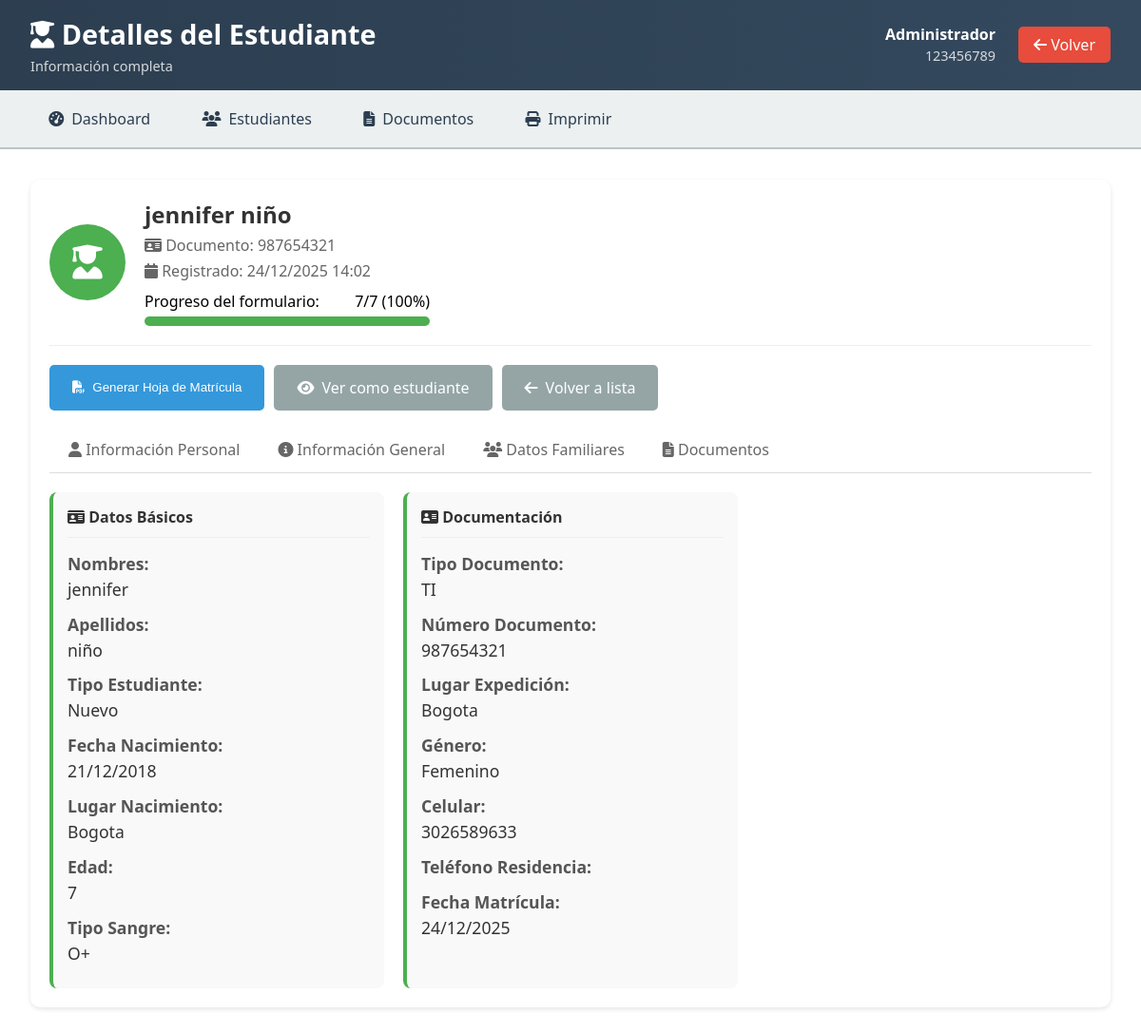
The app's page /admin/ver_estudiante.php?id=3 (signed in) with its own data.
### tables this page shows
CREATE TABLE `estudiantes` (
  `id` int(11) NOT NULL,
  `usuario_id` int(11) NOT NULL,
  `nombres` varchar(100) NOT NULL,
  `apellidos` varchar(100) NOT NULL,
  `grado_matricular` varchar(50) DEFAULT NULL,
  `grado_actual` varchar(50) DEFAULT NULL,
  `sede` varchar(50) DEFAULT 'ÚNICA',
  `tipo_estudiante` enum('Nuevo','Antiguo') NOT NULL,
  `fecha_nacimiento` date NOT NULL,
  `lugar_nacimiento` varchar(100) NOT NULL,
  `edad` int(11) NOT NULL,
  `tipo_sangre` varchar(5) NOT NULL,
  `numero_documento` varchar(20) NOT NULL,
  `lugar_expedicion` varchar(100) NOT NULL,
  `tipo_documento` enum('TI','RC','CC') NOT NULL,
  `genero` enum('Masculino','Femenino','Otro') NOT NULL,
  `celular` varchar(15) NOT NULL,
  `telefono_residencia` varchar(15) NOT NULL,
  `correo_institucional` varchar(100) DEFAULT NULL,
  `fecha_matricula` date NOT NULL,
  `created_at` timestamp NOT NULL DEFAULT current_timestamp(),
  `updated_at` timestamp NOT NULL DEFAULT current_timestamp() ON UPDATE current_timestamp()
);

CREATE TABLE `usuarios` (
  `id` int(11) NOT NULL,
  `documento` varchar(20) NOT NULL,
  `password` varchar(255) NOT NULL,
  `rol` enum('admin','usuario') DEFAULT 'usuario',
  `fecha_creacion` timestamp NOT NULL DEFAULT current_timestamp()
);

### models_admin/AdminModel.php (called while the page is built, shortened)
<?php
class AdminModel {
    private $conn;
    public function __construct($db) {
        $this->conn = $db;
    }
    public function getEstudianteCompleto($usuario_id) {
        $datos = [];
        $query = "SELECT * FROM usuarios WHERE id = :usuario_id";
        $stmt = $this->conn->prepare($query);
        $stmt->bindParam(':usuario_id', $usuario_id);
        $stmt->execute();
        $datos['usuario'] = $stmt->fetch(PDO::FETCH_ASSOC);
        $tablas = [
            'estudiantes' => 'personal',
            'estudiantes_info_general' => 'general',
            'datos_madre' => 'madre',
            'datos_padre' => 'padre',
            'datos_acudiente' => 'acudiente',
            'datos_vivienda' => 'vivienda',
            'datos_salud' => 'salud'
        ];
        foreach ($tablas as $tabla => $key) {
            $query = "SELECT * FROM $tabla WHERE usuario_id = :usuario_id";
            $stmt = $this->conn->prepare($query);
            $stmt->bindParam(':usuario_id', $usuario_id);
            $stmt->execute();
            $datos[$key] = $stmt->fetch(PDO::FETCH_ASSOC);
        }
        $query = "SELECT * FROM documentos_estudiante WHERE usuario_id = :usuario_id ORDER BY tipo_documento";
        $stmt = $this->conn->prepare($query);
        $stmt->bindParam(':usuario_id', $usuario_id);
        $stmt->execute();
        $datos['documentos'] = $stmt->fetchAll(PDO::FETCH_ASSOC);
        return $datos;
    }
}
?>

### admin/ver_estudiante.php (the view, shortened to what this page needs)
<?php
require_once __DIR__ . '/../models_admin/AdminModel.php';
$usuario_id = $_GET['id'];
$database = new Database();
$db = $database->getConnection();
$adminModel = new AdminModel($db);
$datos = $adminModel->getEstudianteCompleto($usuario_id);
$usuario = $datos['usuario'];
$personal = $datos['personal'] ?? [];
$general = $datos['general'] ?? [];
$madre = $datos['madre'] ?? [];
$padre = $datos['padre'] ?? [];
$acudiente = $datos['acudiente'] ?? [];
$vivienda = $datos['vivienda'] ?? [];
$salud = $datos['salud'] ?? [];
$pasos_completos = 0;
$total_pasos = 7;
if (!empty($personal))
    $pasos_completos++;
if (!empty($general))
    $pasos_completos++;
if (!empty($madre))
    $pasos_completos++;
if (!empty($padre))
    $pasos_completos++;
if (!empty($acudiente))
    $pasos_completos++;
if (!empty($vivienda))
    $pasos_completos++;
if (!empty($salud))
    $pasos_completos++;
$porcentaje = round(($pasos_completos / $total_pasos) * 100);
?>
<!DOCTYPE html>
<html lang="es">
<head>
    <link rel="stylesheet" href="../assets/css/admin.css">
    <link rel="stylesheet" href="https://cdnjs.cloudflare.com/ajax/libs/font-awesome/6.4.0/css/all.min.css">
</head>
<body>
    <div class="admin-container">
        <header class="admin-header">
            <div class="header-left">
                <h1><i class="fas fa-user-graduate"></i> Detalles del Estudiante</h1>
                <p class="subtitle">Información completa</p>
            </div>
            <div class="header-right">
                <div class="admin-info">
                    <span class="admin-name">Administrador</span>
                    <span class="admin-doc"><?php echo htmlspecialchars($_SESSION['user_document'] ?? ''); ?></span>
                </div>
                <a href="estudiantes.php" class="logout-btn">
                    <i class="fas fa-arrow-left"></i> Volver
                </a>
            </div>
        </header>
        <nav class="admin-nav">
            <a href="index.php" class="nav-item">
                <i class="fas fa-tachometer-alt"></i> Dashboard
            </a>
            <a href="estudiantes.php" class="nav-item">
                <i class="fas fa-users"></i> Estudiantes
            </a>
            <a href="documentos.php" class="nav-item">
                <i class="fas fa-file-alt"></i> Documentos
            </a>
            <a href="#" class="nav-item" onclick="window.print()">
                <i class="fas fa-print"></i> Imprimir
            </a>
        </nav>
        <main class="admin-main">
            <div class="student-profile">
                <div class="profile-header">
                    <div class="profile-avatar">
                        <i class="fas fa-user-graduate"></i>
                    </div>
                    <div class="profile-info">
                        <h2>
                            <?php
                            echo htmlspecialchars(($personal['nombres'] ?? '') . ' ' . ($personal['apellidos'] ?? ''));
                            ?>
                        </h2>
                        <p><i class="fas fa-id-card"></i> Documento:
                            <?php echo htmlspecialchars($usuario['documento']); ?></p>
                        <p><i class="fas fa-calendar"></i> Registrado:
                            <?php echo date('d/m/Y H:i', strtotime($usuario['fecha_creacion'])); ?></p>
                        <div style="width: 300px; margin-top: 10px;">
                            <div style="display: flex; justify-content: space-between; margin-bottom: 5px;">
                                <span>Progreso del formulario:</span>
                                <span><?php echo $pasos_completos; ?>/<?php echo $total_pasos; ?>
                                    (<?php echo $porcentaje; ?>%)</span>
                            </div>
                            <div style="background: #eee; height: 10px; border-radius: 5px; overflow: hidden;">
                                <div style="background: #4CAF50; width: <?php echo $porcentaje; ?>%; height: 100%;">
                                </div>
                            </div>
                        </div>
                    </div>
                </div>
                <div style="display: flex; gap: 10px; margin-bottom: 20px;">
                    <button type="button" class="btn-primary"
                        onclick="generarHojaMatriculaAdmin(<?php echo $usuario_id; ?>, event)">
                        <i class="fas fa-file-pdf"></i> Generar Hoja de Matrícula
                    </button>
                    <a href="../controllers/StudentController.php?action=generar_hoja_matricula&usuario_id=<?php echo $usuario_id; ?>&target=admin"
                        target="_blank" class="btn-secondary">
                        <i class="fas fa-eye"></i> Ver como estudiante
                    </a>
                    <a href="estudiantes.php" class="btn-cancel">
                        <i class="fas fa-arrow-left"></i> Volver a lista
                    </a>
                </div>
                <div class="section-tabs">
                    <div class="section-tab active" onclick="mostrarSeccion('personal')">
                        <i class="fas fa-user"></i> Información Personal
                    </div>
                    <div class="section-tab" onclick="mostrarSeccion('general')">
                        <i class="fas fa-info-circle"></i> Información General
                    </div>
                    <div class="section-tab" onclick="mostrarSeccion('familia')">
                        <i class="fas fa-users"></i> Datos Familiares
                    </div>
                    <div class="section-tab" onclick="mostrarSeccion('documentos')">
                        <i class="fas fa-file-alt"></i> Documentos
                    </div>
                </div>
                <div id="seccion-personal" class="section-content active">
                    <div class="info-grid">
                        <div class="info-card">
                            <h3><i class="fas fa-id-card"></i> Datos Básicos</h3>
                            <?php if (!empty($personal)): ?>
                                <div class="info-item">
                                    <span class="info-label">Nombres:</span>
                                    <span
                                        class="info-value"><?php echo htmlspecialchars($personal['nombres'] ?? ''); ?></span>
                                </div>
                                <div class="info-item">
                                    <span class="info-label">Apellidos:</span>
                                    <span
                                        class="info-value"><?php echo htmlspecialchars($personal['apellidos'] ?? ''); ?></span>
                                </div>
                                <div class="info-item">
                                    <span class="info-label">Tipo Estudiante:</span>
                                    <span
                                        class="info-value"><?php echo htmlspecialchars($personal['tipo_estudiante'] ?? ''); ?></span>
                                </div>
                                <div class="info-item">
                                    <span class="info-label">Fecha Nacimiento:</span>
                                    <span
                                        class="info-value"><?php echo !empty($personal['fecha_nacimiento']) ? date('d/m/Y', strtotime($personal['fecha_nacimiento'])) : ''; ?></span>
                                </div>
                                <div class="info-item">
                                    <span class="info-label">Lugar Nacimiento:</span>
                                    <span
                                        class="info-value"><?php echo htmlspecialchars($personal['lugar_nacimiento'] ?? ''); ?></span>
                                </div>
                                <div class="info-item">
                                    <span class="info-label">Edad:</span>
                                    <span class="info-value"><?php echo htmlspecialchars($personal['edad'] ?? ''); ?></span>
                                </div>
                                <div class="info-item">
                                    <span class="info-label">Tipo Sangre:</span>
                                    <span
                                        class="info-value"><?php echo htmlspecialchars($personal['tipo_sangre'] ?? ''); ?></span>
                                </div>
                            <?php endif; ?>
                        </div>
                        <div class="info-card">
                            <h3><i class="fas fa-address-card"></i> Documentación</h3>
                            <?php if (!empty($personal)): ?>
                                <div class="info-item">
                                    <span class="info-label">Tipo Documento:</span>
                                    <span
                                        class="info-value"><?php echo htmlspecialchars($personal['tipo_documento'] ?? ''); ?></span>
                                </div>
                                <div class="info-item">
                                    <span class="info-label">Número Documento:</span>
                                    <span
                                        class="info-value"><?php echo htmlspecialchars($personal['numero_documento'] ?? ''); ?></span>
                                </div>
                                <div class="info-item">
                                    <span class="info-label">Lugar Expedición:</span>
                                    <span
                                        class="info-value"><?php echo htmlspecialchars($personal['lugar_expedicion'] ?? ''); ?></span>
                                </div>
                                <div class="info-item">
                                    <span class="info-label">Género:</span>
                                    <span
                                        class="info-value"><?php echo htmlspecialchars($personal['genero'] ?? ''); ?></span>
                                </div>
                                <div class="info-item">
                                    <span class="info-label">Celular:</span>
                                    <span
                                        class="info-value"><?php echo htmlspecialchars($personal['celular'] ?? ''); ?></span>
                                </div>
                                <div class="info-item">
                                    <span class="info-label">Teléfono Residencia:</span>
                                </div>
                                <div class="info-item">
                                    <span class="info-label">Fecha Matrícula:</span>
                                    <span
                                        class="info-value"><?php echo !empty($personal['fecha_matricula']) ? date('d/m/Y', strtotime($personal['fecha_matricula'])) : ''; ?></span>
                                </div>
                            <?php endif; ?>
                        </div>
                    </div>
                </div>
            </div>
        </main>
    </div>
</body>
</html>

### records on screen
estudiantes: nombres+apellidos "jennifer niño", nombres "jennifer", apellidos "niño", tipo_estudiante "Nuevo", fecha_nacimiento "21/12/2018", lugar_nacimiento "Bogota", edad "7", tipo_sangre "O+", tipo_documento "TI", numero_documento "987654321", lugar_expedicion "Bogota", genero "Femenino", celular "3026589633", fecha_matricula "24/12/2025"
usuarios: documento "987654321", fecha_creacion "24/12/2025 14:02"

### other values on screen
$_SESSION['user_document'] "123456789"
$pasos_completos "7"
$total_pasos "7"
$porcentaje "100"
